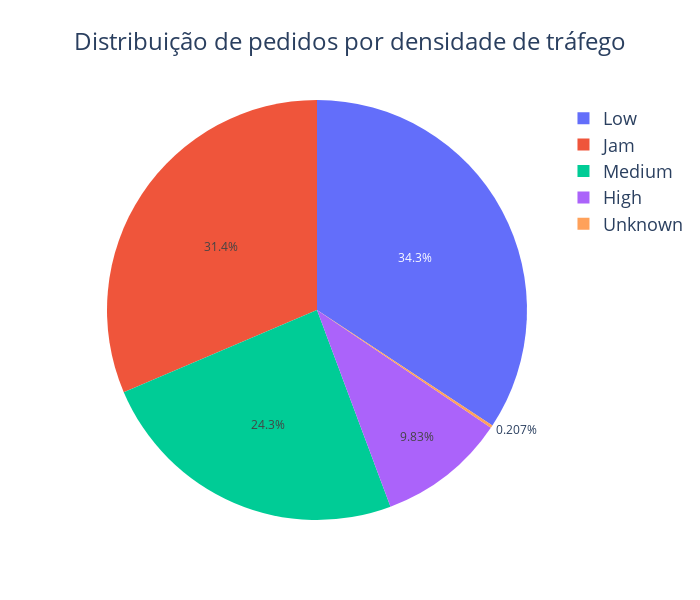

Notebook source saved alongside this figure:
### Code cell
# Desenhar gráfico de pizza
fig = px.pie(df, values="percent", names="Road_traffic_density", title="Distribuição de pedidos por densidade de tráfego")
fig.update_layout(width=700, height=600,
    title={"x": 0.5, "xanchor": "center", "font": {"size": 24}},
    legend={"font": {"size": 18}})
fig.show()

### Figure 1 — Plotly figure (JSON) as saved in the notebook; plotly's stock layout.template omitted (floating-point values rounded to 4 significant figures)
{"data": [{"domain": {"x": [0, 1], "y": [0, 1]}, "hovertemplate": "Road_traffic_density=%{label}<br>percent=%{value}<extra></extra>", "labels": ["High", "Jam", "Low", "Medium", "Unknown"], "legendgroup": "", "name": "", "showlegend": true, "type": "pie", "values": [0.09833, 0.314, 0.3427, 0.2429, 0.002071]}], "layout": {"height": 600, "legend": {"font": {"size": 18}, "tracegroupgap": 0}, "title": {"font": {"size": 24}, "text": "Distribuição de pedidos por densidade de tráfego", "x": 0.5, "xanchor": "center"}, "width": 700}}
